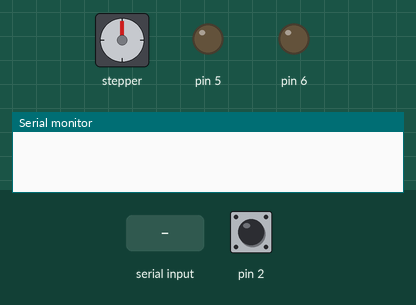
A program run on a simulated Arduino Uno, built with avr-gcc and run on an emulated ATmega328P. On the bench: stepper motor, output pins drawn as LEDs (lit = HIGH), the last lines printed to the serial monitor. The test bench sets the inputs (shaded band); at power-on: pin 2 HIGH. Stepper angles assume 2048 steps per turn.

Above: at 1.2 s.
1.3 s: pin 2 pulled LOW for 0.15 s
At 1.76 s:
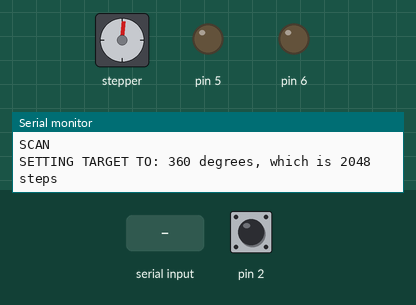
At 2.36 s:
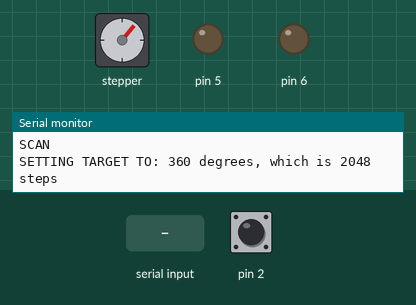
4.3 s: "CAPTURE_ANGLE\n" received over Serial
At 4.47 s:
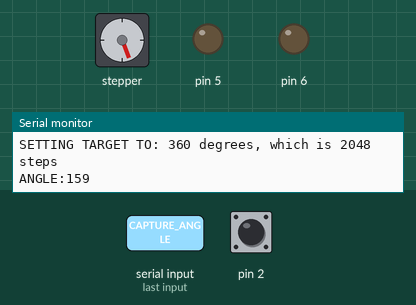
7.3 s: "STORED_ANGLES:\n" received over Serial
10.3 s: pin 2 pulled LOW for 1 s
13.3 s: "90,45\n" received over Serial
Timing chart, 0 to 19.3 s (numbered marks = the images above; inputs shaded):
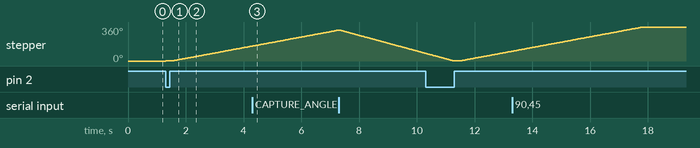

Measured:
- after the input at 1.3 s, stepper: keeps turning clockwise at about 53°/s, starting at once

The program:

main.cpp
```cpp
#include <Arduino.h>
#include <headers/stepper_controller.h>
#include <headers/digital_button.h>
#include <headers/dc_motor_controller.h>

DigitalButton scanButton = DigitalButton();
StepperController stepMotor;
DCMotorController dcMotor;

void handleScanPress();
void handleSerialCommands();

String inputBuffer = "";

void setup()
{
  Serial.begin(9600);

  // initialise DC motors with pin modes and ensure they start in a stopped state
  dcMotor.begin();

  // configure the scan button pin and register the press handler
  scanButton.begin();
  scanButton.onPress(handleScanPress);
}

void loop()
{
  // check button state for a press event
  scanButton.loop();
  // check for incoming serial commands from the Raspberry Pi
  handleSerialCommands();
  // advance the stepper motor by one step toward its current target (non-blocking)
  stepMotor.TurnStep();
}

// notifies the Raspberry Pi to begin scanning, then rotates the turntable 360 degrees.
// a short delay is added before the motor starts so the Pi has time to enter scan mode
void startScan()
{
  Serial.println("SCAN");
  delay(200);
  stepMotor.SetTarget(360, []()
                      { Serial.println("STOP"); }, 10);
}

// on button press, the motor first resets to position 1 (near-zero) before starting the scan,
// ensuring each scan begins from a consistent home position
void handleScanPress()
{
  stepMotor.SetTarget(1, []()
                      { startScan(); }, 15);
}

// queue used to store the angles received from the Raspberry Pi for motor positioning
int angleQueue[50];
int queueSize = 0;
int queueIndex = 0;

// is called when the motor finishes moving to an angle, moves to the next queued angle if one exists,
// or reports ALL_ANGLES_DONE to the Pi when all positions have been visited
void onAngleComplete()
{
  Serial.println("Queue index: " + String(queueIndex) + ", Queue size: " + String(queueSize));
  if (queueIndex < queueSize)
    stepMotor.SetTarget(angleQueue[queueIndex++], onAngleComplete);
  else
    Serial.println("ALL_ANGLES_DONE");
}

// parses a list of angles from the Pi and loads them into the queue,
// then starts movement to the first angle
void handleStoredAngles(String data)
{
  queueSize = 0;
  queueIndex = 0;
  int start = 0;
  int commaIndex = -1;
  do
  {
    commaIndex = data.indexOf(',', start);
    // extract each token between commas
    String angleStr = (commaIndex == -1)
                          ? data.substring(start)
                          : data.substring(start, commaIndex);

    angleQueue[queueSize++] = angleStr.toInt();
    start = commaIndex + 1;
  } while (commaIndex != -1);

  if (queueSize > 0)
    stepMotor.SetTarget(angleQueue[queueIndex++], onAngleComplete);
}

// reads a line from serial, then routes to the appropriate handler.
// CAPTURE_ANGLE and STORED_ANGLES are stepper commands; everything else is forwarded to the DC motor controller
void handleSerialCommands()
{
  if (Serial.available() > 0)
  {
    String cmd = Serial.readStringUntil('\n');
    cmd.trim();

    if (cmd == "CAPTURE_ANGLE")
    {
      // respond with the turntable's current angle so the Pi can record it
      Serial.println("ANGLE:" + String(stepMotor.CurrentAngle()));
    }
    else if (cmd.startsWith("STORED_ANGLES:"))
    {
      String data = cmd.substring(14);
      Serial.println("Stored ANGLES: " + data);
      handleStoredAngles(data);
    }
    else
    {
      dcMotor.handleCommand(cmd);
    }
  }
}
```
